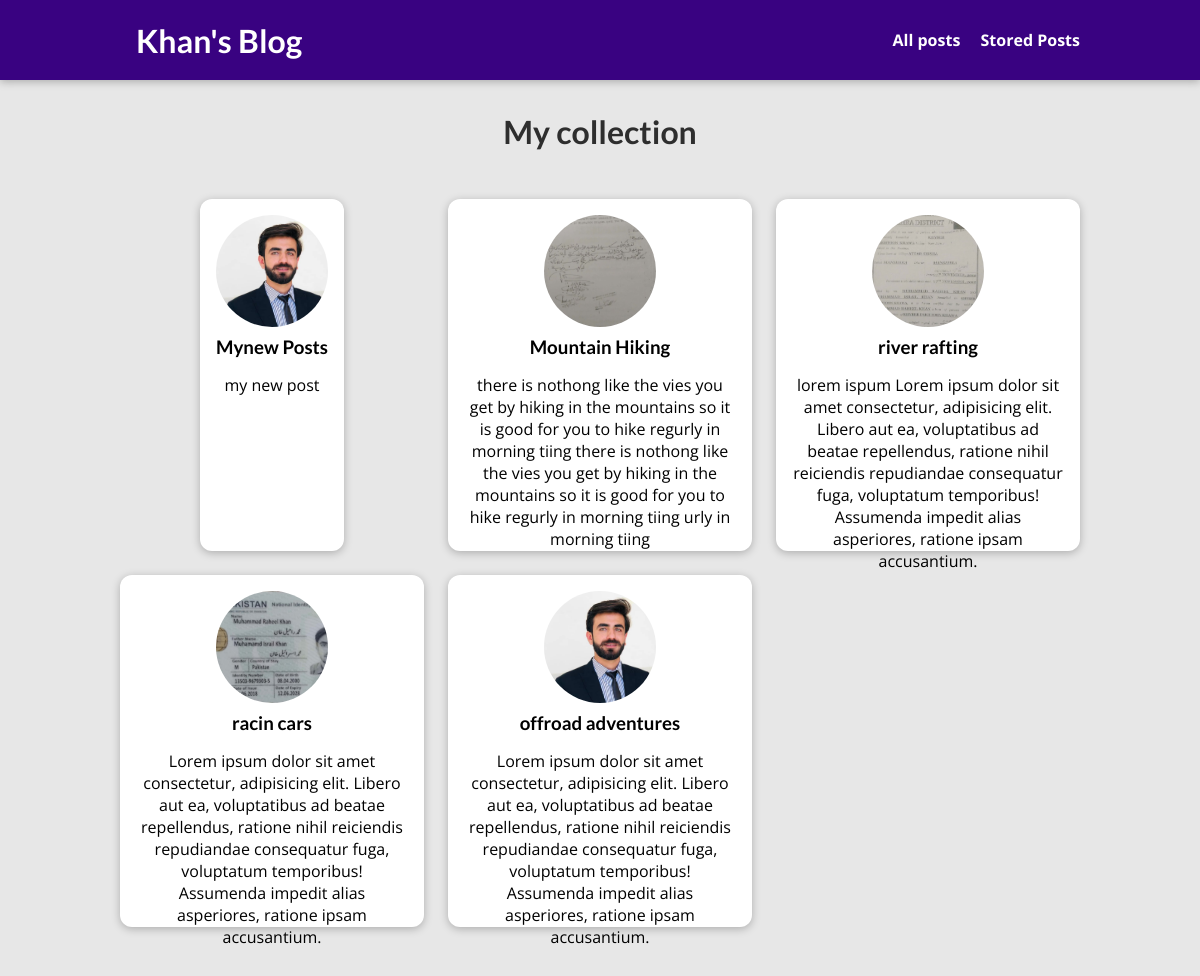
The app's page /blog/posts with its own data.
### blog/models.py (models this page shows)
class Post(models.Model):
    title=models.CharField(max_length=100)
    excerpt=models.CharField(max_length=200)
    image= models.ImageField(upload_to ="posts", null= True)
    date=models.DateField(auto_now=True)
    slug= models.SlugField(unique=True,db_index=True)
    content=models.TextField(validators=[MinLengthValidator(10)])
    author= models.ForeignKey(Author, on_delete=models.SET_NULL, null=True, related_name='posts')
    tag=models.ManyToManyField(Tag)

### blog/views.py (the view)
# urls.py: path("posts",views.AllPostView.as_view(),name="posts"),
class AllPostView(ListView):
     template_name= "blog/all-post.html"
     model= Post
     ordering= ["-date"]
     context_object_name= "all_posts"

### blog/templates/blog/all-post.html (shortened to what this page needs)
{% extends 'base.html' %}
{%  load static %}
 {%block css_files%}
  <link rel ="stylesheet" href="{%static "blog/post.css"%}"/>
  <link rel= "stylesheet" href="{% static "blog/all-posts.css" %}"/>
 {%endblock%}
  {%block content%}
  <section id = all-posts>
    <h2>My collection </h2>
     <ul>
      {%for post in all_posts%}
           {%include "blog/includes/post.html"%}
        {%endfor%}
     </ul>
  </section>
  {%endblock%}

### blog/templates/blog/includes/post.html (shortened to what this page needs)
<li>
    <article class="post">
        <a href="{%url "posts-detail" post.slug%}">
            <img src="{{post.image.url}}" alt={{post.title}} >
        <div class="post__content">
            <h3>{{post.title}}</h3>
            <p> {{post.content}}
            </p>
        </div>
    </a>
    </article>
</li>

### my_site/static/app.css (style rules this page uses)
* { box-sizing: border-box; }
html { font-family: 'Open Sans', 'Lato', sans-serif; }
body { margin: 0; }
h1, h2, h3 { font-family: 'Lato', sans-serif; font-weight: bold; }

### blog/static/blog/post.css (style rules this page uses)
.post { display: flex; flex-direction: column; align-items: center; text-align: center; }
.post a { text-decoration: none; color: black; transition: all 0.2s ease; padding: 1rem; }
.post img { width: 5rem; height: 5rem; object-fit: cover; border-radius: 50%; }
.post h3 { margin: 0.25rem 0; }

### blog/static/blog/all-posts.css (style rules this page uses)
body { background-color: #e7e7e7; }
#all-posts { margin: 7rem auto; width: 90%; max-width: 60rem; }
#all-posts h2 { text-align: center; font-size: 2rem; color: #2e2e2e; margin: 3rem 0; }
ul { list-style: none; margin: 0; padding: 0; display: grid; grid-template-columns: repeat(auto-fill, minmax(17rem, 1fr)); gap: 1.5rem; }
.post img { width: 7rem; height: 7rem; }
.post a { height: 22rem; transform-origin: center; box-shadow: 0 2px 8px rgba(0, 0, 0, 0.25); border-radius: 12px; background-color: white; }

### records on screen
Post: image (picture), title "Mynew Posts", content "my new post"
Post: image (picture), title "Mountain Hiking", content "there is nothong like the vies you get by hiking in the mountains so it is good for you to hike regurly in morning tiing there is nothong like the vies you get by hiking in the mountains so it is good for you to hike regurly in morning tiing urly in morning tiing"
Post: image (picture), title "river rafting", content "lorem ispum Lorem ipsum dolor sit amet consectetur, adipisicing elit. Libero aut ea, voluptatibus ad beatae repellendus, ratione nihil reiciendis repudiandae consequatur fuga, voluptatum temporibus! Assumenda impedit alias asperiores, ratione ipsam accusantium."
Post: image (picture), title "racin cars", content "Lorem ipsum dolor sit amet consectetur, adipisicing elit. Libero aut ea, voluptatibus ad beatae repellendus, ratione nihil reiciendis repudiandae consequatur fuga, voluptatum temporibus! Assumenda impedit alias asperiores, ratione ipsam accusantium."
Post: image (picture), title "offroad adventures", content "Lorem ipsum dolor sit amet consectetur, adipisicing elit. Libero aut ea, voluptatibus ad beatae repellendus, ratione nihil reiciendis repudiandae consequatur fuga, voluptatum temporibus! Assumenda impedit alias asperiores, ratione ipsam accusantium."
